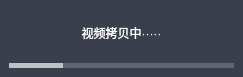
<?xml version="1.0" encoding="UTF-8"?>
<ui version="4.0">
 <class>ProgressViewer</class>
 <widget class="QWidget" name="ProgressViewer">
  <property name="geometry">
   <rect>
    <x>0</x>
    <y>0</y>
    <width>243</width>
    <height>77</height>
   </rect>
  </property>
  <property name="windowTitle">
   <string>Form</string>
  </property>
  <property name="styleSheet">
   <string notr="true">#container {
	background-color: rgb(57, 63, 77);
}</string>
  </property>
  <layout class="QVBoxLayout" name="verticalLayout">
   <property name="leftMargin">
    <number>0</number>
   </property>
   <property name="topMargin">
    <number>0</number>
   </property>
   <property name="rightMargin">
    <number>0</number>
   </property>
   <property name="bottomMargin">
    <number>0</number>
   </property>
   <item>
    <widget class="QWidget" name="container" native="true">
     <property name="styleSheet">
      <string notr="true">#label {
	color: rgb(255, 255, 255);
   
	font: 16pt &quot;Ubuntu&quot;;
}

#progress {
  background-color:rgba(255, 255, 255, 0.2);
  border-radius: 4px;
}

#progress::chunk
{
   background-color:rgba(255, 255, 255, 0.6);
   border-radius: 4px;
}
</string>
     </property>
     <layout class="QVBoxLayout" name="verticalLayout_2">
      <item>
       <widget class="QLabel" name="label">
        <property name="text">
         <string>视频拷贝中·····</string>
        </property>
        <property name="alignment">
         <set>Qt::AlignCenter</set>
        </property>
       </widget>
      </item>
      <item>
       <widget class="QProgressBar" name="progress">
        <property name="minimumSize">
         <size>
          <width>0</width>
          <height>5</height>
         </size>
        </property>
        <property name="maximumSize">
         <size>
          <width>16777215</width>
          <height>5</height>
         </size>
        </property>
        <property name="value">
         <number>24</number>
        </property>
        <property name="format">
         <string/>
        </property>
       </widget>
      </item>
     </layout>
    </widget>
   </item>
  </layout>
 </widget>
 <resources/>
 <connections/>
</ui>
